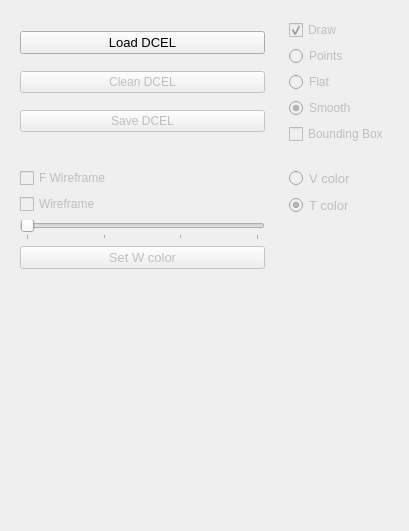
<?xml version="1.0" encoding="UTF-8"?>
<ui version="4.0">
 <class>DcelManager</class>
 <widget class="QFrame" name="DcelManager">
  <property name="geometry">
   <rect>
    <x>0</x>
    <y>0</y>
    <width>409</width>
    <height>531</height>
   </rect>
  </property>
  <property name="windowTitle">
   <string>Frame</string>
  </property>
  <property name="frameShape">
   <enum>QFrame::NoFrame</enum>
  </property>
  <property name="frameShadow">
   <enum>QFrame::Raised</enum>
  </property>
  <layout class="QGridLayout" name="gridLayout_5">
   <item row="0" column="0">
    <widget class="QFrame" name="frame1">
     <layout class="QGridLayout" name="gridLayout_3">
      <item row="0" column="0">
       <widget class="QPushButton" name="loadDcelButton">
        <property name="font">
         <font>
          <pointsize>10</pointsize>
         </font>
        </property>
        <property name="text">
         <string>Load DCEL</string>
        </property>
       </widget>
      </item>
      <item row="1" column="0">
       <widget class="QPushButton" name="cleanDcelButton">
        <property name="enabled">
         <bool>false</bool>
        </property>
        <property name="text">
         <string>Clean DCEL</string>
        </property>
       </widget>
      </item>
      <item row="2" column="0">
       <widget class="QPushButton" name="saveDcelButton">
        <property name="enabled">
         <bool>false</bool>
        </property>
        <property name="text">
         <string>Save DCEL</string>
        </property>
       </widget>
      </item>
     </layout>
    </widget>
   </item>
   <item row="0" column="1">
    <widget class="QFrame" name="frame2">
     <layout class="QGridLayout" name="gridLayout_4">
      <item row="0" column="0">
       <widget class="QCheckBox" name="drawDcelCheckBox">
        <property name="enabled">
         <bool>false</bool>
        </property>
        <property name="text">
         <string>Draw</string>
        </property>
        <property name="checked">
         <bool>true</bool>
        </property>
       </widget>
      </item>
      <item row="1" column="0">
       <widget class="QRadioButton" name="pointsDcelRadioButton">
        <property name="enabled">
         <bool>false</bool>
        </property>
        <property name="text">
         <string>Points</string>
        </property>
        <property name="checked">
         <bool>false</bool>
        </property>
       </widget>
      </item>
      <item row="2" column="0">
       <widget class="QRadioButton" name="flatDcelRadioButton">
        <property name="enabled">
         <bool>false</bool>
        </property>
        <property name="text">
         <string>Flat</string>
        </property>
        <property name="checked">
         <bool>false</bool>
        </property>
       </widget>
      </item>
      <item row="3" column="0">
       <widget class="QRadioButton" name="smoothDcelRadioButton">
        <property name="enabled">
         <bool>false</bool>
        </property>
        <property name="text">
         <string>Smooth</string>
        </property>
        <property name="checked">
         <bool>true</bool>
        </property>
       </widget>
      </item>
      <item row="4" column="0">
       <widget class="QCheckBox" name="boundingBoxCheckBox">
        <property name="enabled">
         <bool>false</bool>
        </property>
        <property name="text">
         <string>Bounding Box</string>
        </property>
       </widget>
      </item>
     </layout>
    </widget>
   </item>
   <item row="1" column="0">
    <widget class="QFrame" name="frame3">
     <property name="frameShape">
      <enum>QFrame::NoFrame</enum>
     </property>
     <property name="frameShadow">
      <enum>QFrame::Raised</enum>
     </property>
     <layout class="QGridLayout" name="gridLayout">
      <item row="4" column="0">
       <spacer name="verticalSpacer_2">
        <property name="orientation">
         <enum>Qt::Vertical</enum>
        </property>
        <property name="sizeHint" stdset="0">
         <size>
          <width>20</width>
          <height>40</height>
         </size>
        </property>
       </spacer>
      </item>
      <item row="2" column="0">
       <widget class="QSlider" name="wireframeWidthDcelSlider">
        <property name="enabled">
         <bool>false</bool>
        </property>
        <property name="minimum">
         <number>1</number>
        </property>
        <property name="maximum">
         <number>4</number>
        </property>
        <property name="singleStep">
         <number>1</number>
        </property>
        <property name="value">
         <number>1</number>
        </property>
        <property name="tracking">
         <bool>false</bool>
        </property>
        <property name="orientation">
         <enum>Qt::Horizontal</enum>
        </property>
        <property name="tickPosition">
         <enum>QSlider::TicksBelow</enum>
        </property>
        <property name="tickInterval">
         <number>1</number>
        </property>
       </widget>
      </item>
      <item row="1" column="0">
       <widget class="QCheckBox" name="wireframeDcelCheckBox">
        <property name="enabled">
         <bool>false</bool>
        </property>
        <property name="text">
         <string>Wireframe</string>
        </property>
        <property name="checked">
         <bool>false</bool>
        </property>
       </widget>
      </item>
      <item row="3" column="0">
       <widget class="QPushButton" name="wireframeColorDcelButton">
        <property name="enabled">
         <bool>false</bool>
        </property>
        <property name="sizePolicy">
         <sizepolicy hsizetype="Minimum" vsizetype="Preferred">
          <horstretch>0</horstretch>
          <verstretch>0</verstretch>
         </sizepolicy>
        </property>
        <property name="font">
         <font>
          <pointsize>10</pointsize>
         </font>
        </property>
        <property name="text">
         <string>Set W color</string>
        </property>
       </widget>
      </item>
      <item row="0" column="0">
       <widget class="QCheckBox" name="facesWireframeDcelCheckBox">
        <property name="enabled">
         <bool>false</bool>
        </property>
        <property name="text">
         <string>F Wireframe</string>
        </property>
       </widget>
      </item>
     </layout>
    </widget>
   </item>
   <item row="1" column="1">
    <widget class="QFrame" name="frame4">
     <layout class="QGridLayout" name="gridLayout_2">
      <item row="2" column="0">
       <widget class="QRadioButton" name="triangleColorDcelRadioButton">
        <property name="enabled">
         <bool>false</bool>
        </property>
        <property name="font">
         <font>
          <pointsize>10</pointsize>
         </font>
        </property>
        <property name="text">
         <string>T color</string>
        </property>
        <property name="checked">
         <bool>true</bool>
        </property>
       </widget>
      </item>
      <item row="0" column="0">
       <widget class="QRadioButton" name="vertexColorDcelRadioButton">
        <property name="enabled">
         <bool>false</bool>
        </property>
        <property name="font">
         <font>
          <pointsize>10</pointsize>
         </font>
        </property>
        <property name="text">
         <string>V color</string>
        </property>
        <property name="checked">
         <bool>false</bool>
        </property>
       </widget>
      </item>
      <item row="4" column="0" colspan="2">
       <spacer name="verticalSpacer_3">
        <property name="orientation">
         <enum>Qt::Vertical</enum>
        </property>
        <property name="sizeHint" stdset="0">
         <size>
          <width>20</width>
          <height>40</height>
         </size>
        </property>
       </spacer>
      </item>
     </layout>
    </widget>
   </item>
  </layout>
 </widget>
 <resources/>
 <connections/>
</ui>
